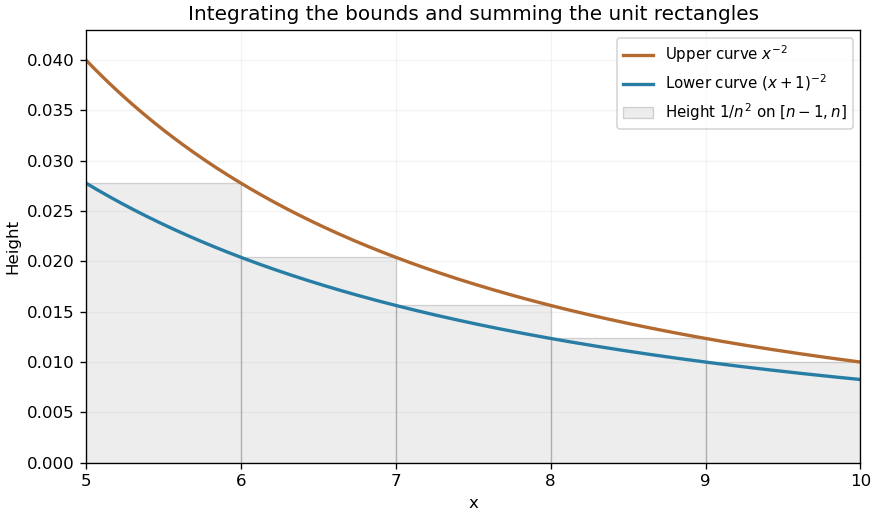

Reproduce this figure in Python.
"""Original unit-rectangle comparison for a reciprocal-square tail."""
from pathlib import Path
import numpy as np
import matplotlib.pyplot as plt

x=np.linspace(5,10,1000)
fig,ax=plt.subplots(figsize=(7.3,4.3),layout="constrained")
for n in range(6,11):
    ax.bar(n-1,1/n**2,width=1,align="edge",color="#b6b6b6",alpha=.24,edgecolor="#555555",lw=.8,label=r"Height $1/n^2$ on $[n-1,n]$" if n==6 else None)
ax.plot(x,1/x**2,color="#b26a31",lw=2,label=r"Upper curve $x^{-2}$")
ax.plot(x,1/(x+1)**2,color="#287da5",lw=2,label=r"Lower curve $(x+1)^{-2}$")
ax.set(xlim=(5,10),ylim=(0,.043),xticks=np.arange(5,11),xlabel="x",ylabel="Height",title="Integrating the bounds and summing the unit rectangles")
ax.legend(loc="upper right",fontsize=9);ax.grid(alpha=.14)
fig.savefig(Path(__file__).with_suffix(".png").name,dpi=120,facecolor="white")
plt.close(fig)
